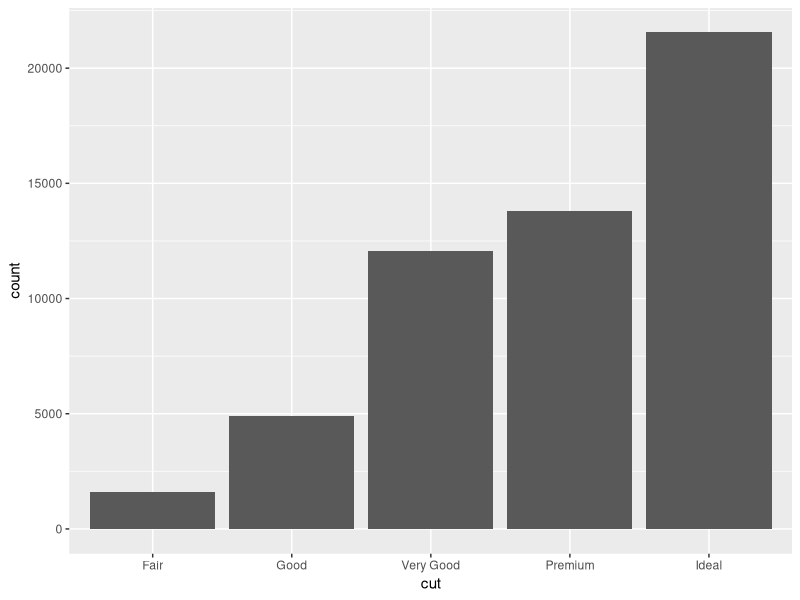
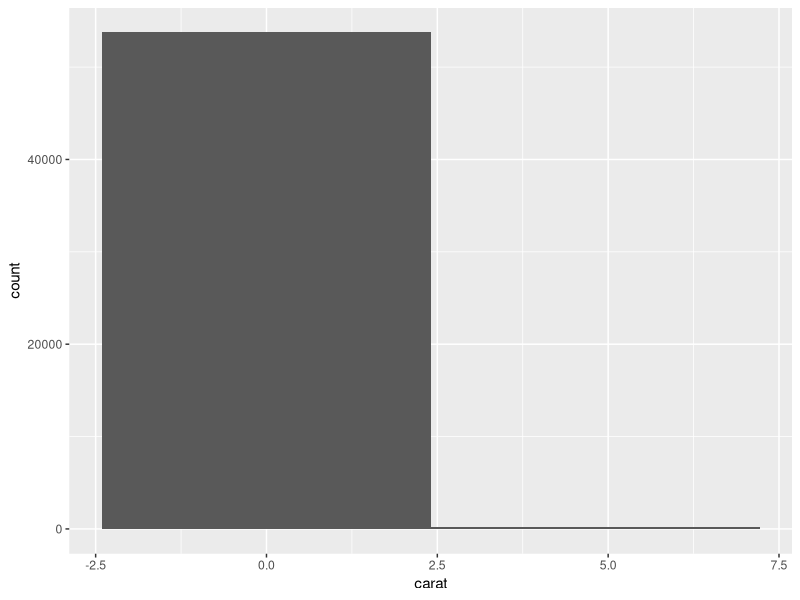
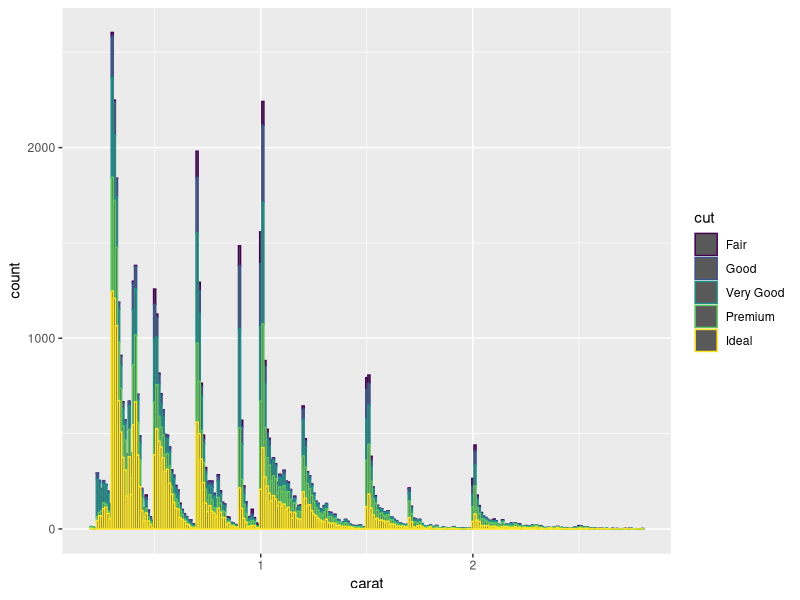
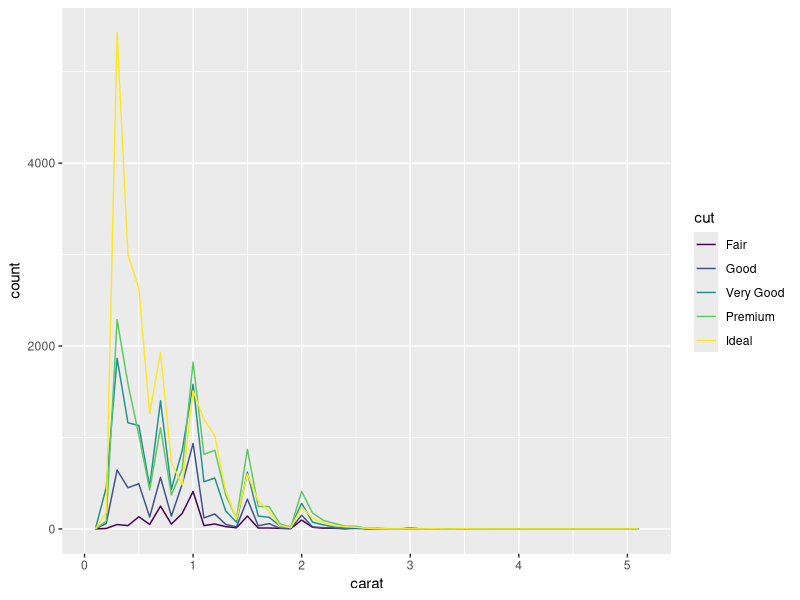
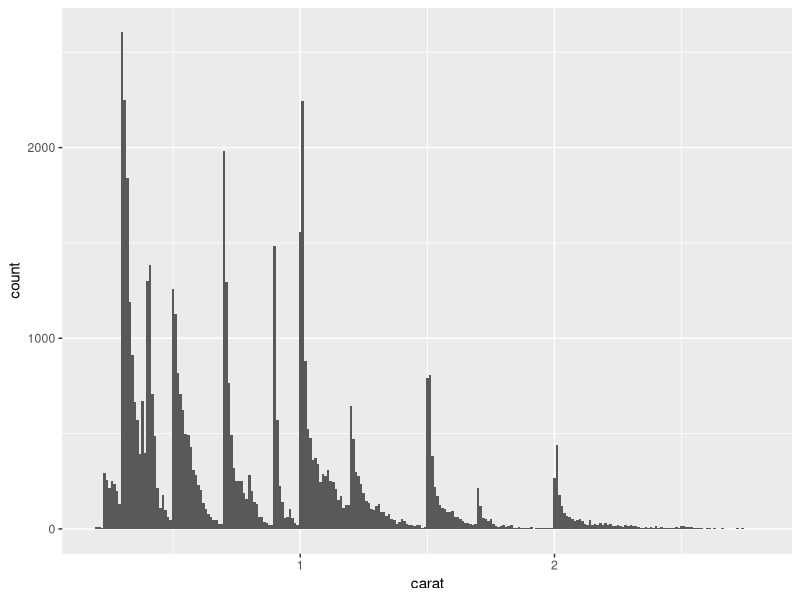

Write R code to recreate these figures, in order.
## ---- chunk 1
library(tidyverse)
## ---- chunk 2
ggplot(data = diamonds) + 
  geom_bar(mapping = aes(x = cut ))
## ---- chunk 3

## ---- chunk 4
diamonds %>%
## ---- chunk 5
count(cut)
## ---- chunk 6
ggplot(data = diamonds) +
  geom_histogram(mapping = aes(x = carat), bins = 2.)
## ---- chunk 7
smaller <- diamonds %>%
  filter(carat < 3)
## ---- chunk 8
smaller

## ---- chunk 9
ggplot(data = smaller, mapping = aes(x = carat, color = cut )) +
  geom_histogram(binwidth = 0.01)
## ---- chunk 10
ggplot(data = diamonds, mapping = aes(x = carat, color = cut )) +
  geom_freqpoly(binwidth = 0.1)
## ---- chunk 11

## ---- chunk 12

## ---- chunk 13
ggplot(data = smaller, mapping = aes(x = carat)) +
  geom_histogram(binwidth = 0.01)
